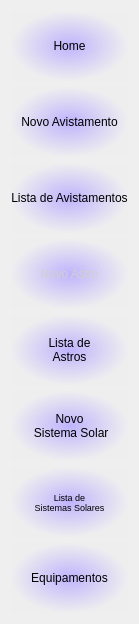
   <widget class="QWidget" name="verticalLayoutWidget">
    <property name="geometry">
     <rect>
      <x>0</x>
      <y>0</y>
      <width>117</width>
      <height>612</height>
     </rect>
    </property>
    <layout class="QVBoxLayout" name="menu">
     <item>
      <widget class="QPushButton" name="abrirFeed">
       <property name="minimumSize">
        <size>
         <width>0</width>
         <height>70</height>
        </size>
       </property>
       <property name="styleSheet">
        <string notr="true">border-color: rgb(255, 255, 255);
background-color: qradialgradient(spread:pad, cx:0.5, cy:0.5, radius:0.5, fx:0.5, fy:0.5, stop:0 rgba(181, 168, 255, 213), stop:1 rgba(195, 187, 255, 4));
border-radius: 0px;</string>
       </property>
       <property name="text">
        <string>Home</string>
       </property>
      </widget>
     </item>
     <item>
      <widget class="QPushButton" name="novoAvistamento">
       <property name="minimumSize">
        <size>
         <width>0</width>
         <height>70</height>
        </size>
       </property>
       <property name="styleSheet">
        <string notr="true">border-color: rgb(255, 255, 255);
background-color: qradialgradient(spread:pad, cx:0.5, cy:0.5, radius:0.5, fx:0.5, fy:0.5, stop:0 rgba(181, 168, 255, 213), stop:1 rgba(195, 187, 255, 4));
border-radius: 0px;</string>
       </property>
       <property name="text">
        <string>Novo Avistamento</string>
       </property>
      </widget>
     </item>
     <item>
      <widget class="QPushButton" name="listaAvistamentos">
       <property name="minimumSize">
        <size>
         <width>0</width>
         <height>70</height>
        </size>
       </property>
       <property name="styleSheet">
        <string notr="true">border-color: rgb(255, 255, 255);
background-color: qradialgradient(spread:pad, cx:0.5, cy:0.5, radius:0.5, fx:0.5, fy:0.5, stop:0 rgba(181, 168, 255, 213), stop:1 rgba(195, 187, 255, 4));
border-radius: 0px;</string>
       </property>
       <property name="text">
        <string>Lista de Avistamentos</string>
       </property>
      </widget>
     </item>
     <item>
      <widget class="QPushButton" name="novoAstro">
       <property name="minimumSize">
        <size>
         <width>0</width>
         <height>70</height>
        </size>
       </property>
       <property name="sizeIncrement">
        <size>
         <width>0</width>
         <height>0</height>
        </size>
       </property>
       <property name="palette">
        <palette>
         <active>
          <colorrole role="WindowText">
           <brush brushstyle="SolidPattern">
            <color alpha="255">
             <red>0</red>
             <green>0</green>
             <blue>0</blue>
            </color>
           </brush>
          </colorrole>
          <colorrole role="Button">
           <brush brushstyle="RadialGradientPattern">
            <gradient centralx="0.500000000000000" centraly="0.500000000000000" focalx="0.500000000000000" focaly="0.500000000000000" radius="0.500000000000000" type="RadialGradient" spread="PadSpread" coordinatemode="ObjectBoundingMode">
             <gradientstop position="0.000000000000000">
              <color alpha="213">
               <red>181</red>
               <green>168</green>
               <blue>255</blue>
              </color>
             </gradientstop>
             <gradientstop position="1.000000000000000">
              <color alpha="4">
               <red>195</red>
               <green>187</green>
               <blue>255</blue>
              </color>
             </gradientstop>
            </gradient>
           </brush>
          </colorrole>
          <colorrole role="Light">
           <brush brushstyle="SolidPattern">
            <color alpha="255">
             <red>255</red>
             <green>255</green>
             <blue>255</blue>
            </color>
           </brush>
          </colorrole>
          <colorrole role="Midlight">
           <brush brushstyle="SolidPattern">
            <color alpha="255">
             <red>227</red>
             <green>227</green>
             <blue>227</blue>
            </color>
           </brush>
          </colorrole>
          <colorrole role="Dark">
           <brush brushstyle="SolidPattern">
            <color alpha="255">
             <red>160</red>
             <green>160</green>
             <blue>160</blue>
            </color>
           </brush>
          </colorrole>
          <colorrole role="Mid">
           <brush brushstyle="SolidPattern">
            <color alpha="255">
             <red>160</red>
             <green>160</green>
             <blue>160</blue>
            </color>
           </brush>
          </colorrole>
          <colorrole role="Text">
           <brush brushstyle="SolidPattern">
            <color alpha="255">
             <red>0</red>
             <green>0</green>
             <blue>0</blue>
            </color>
           </brush>
          </colorrole>
          <colorrole role="BrightText">
           <brush brushstyle="SolidPattern">
            <color alpha="255">
             <red>255</red>
             <green>255</green>
             <blue>255</blue>
            </color>
           </brush>
          </colorrole>
          <colorrole role="ButtonText">
           <brush brushstyle="SolidPattern">
            <color alpha="255">
             <red>0</red>
             <green>0</green>
             <blue>0</blue>
            </color>
           </brush>
          </colorrole>
          <colorrole role="Base">
           <brush brushstyle="RadialGradientPattern">
            <gradient centralx="0.500000000000000" centraly="0.500000000000000" focalx="0.500000000000000" focaly="0.500000000000000" radius="0.500000000000000" type="RadialGradient" spread="PadSpread" coordinatemode="ObjectBoundingMode">
             <gradientstop position="0.000000000000000">
              <color alpha="213">
               <red>181</red>
               <green>168</green>
               <blue>255</blue>
              </color>
             </gradientstop>
             <gradientstop position="1.000000000000000">
              <color alpha="4">
               <red>195</red>
               <green>187</green>
               <blue>255</blue>
              </color>
             </gradientstop>
            </gradient>
           </brush>
          </colorrole>
          <colorrole role="Window">
           <brush brushstyle="RadialGradientPattern">
            <gradient centralx="0.500000000000000" centraly="0.500000000000000" focalx="0.500000000000000" focaly="0.500000000000000" radius="0.500000000000000" type="RadialGradient" spread="PadSpread" coordinatemode="ObjectBoundingMode">
             <gradientstop position="0.000000000000000">
              <color alpha="213">
               <red>181</red>
               <green>168</green>
               <blue>255</blue>
              </color>
             </gradientstop>
             <gradientstop position="1.000000000000000">
              <color alpha="4">
               <red>195</red>
               <green>187</green>
               <blue>255</blue>
              </color>
             </gradientstop>
            </gradient>
           </brush>
          </colorrole>
          <colorrole role="Shadow">
           <brush brushstyle="SolidPattern">
            <color alpha="255">
             <red>105</red>
             <green>105</green>
             <blue>105</blue>
            </color>
           </brush>
          </colorrole>
          <colorrole role="Highlight">
           <brush brushstyle="SolidPattern">
            <color alpha="255">
             <red>0</red>
             <green>120</green>
             <blue>215</blue>
            </color>
           </brush>
          </colorrole>
          <colorrole role="HighlightedText">
           <brush brushstyle="SolidPattern">
            <color alpha="255">
             <red>255</red>
             <green>255</green>
             <blue>255</blue>
            </color>
           </brush>
          </colorrole>
          <colorrole role="Link">
           <brush brushstyle="SolidPattern">
            <color alpha="255">
             <red>0</red>
             <green>0</green>
             <blue>255</blue>
            </color>
           </brush>
          </colorrole>
          <colorrole role="LinkVisited">
           <brush brushstyle="SolidPattern">
            <color alpha="255">
             <red>255</red>
             <green>0</green>
             <blue>255</blue>
            </color>
           </brush>
          </colorrole>
          <colorrole role="AlternateBase">
           <brush brushstyle="SolidPattern">
            <color alpha="255">
             <red>245</red>
             <green>245</green>
             <blue>245</blue>
            </color>
           </brush>
          </colorrole>
          <colorrole role="NoRole">
           <brush brushstyle="SolidPattern">
            <color alpha="255">
             <red>0</red>
             <green>0</green>
             <blue>0</blue>
            </color>
           </brush>
          </colorrole>
          <colorrole role="ToolTipBase">
           <brush brushstyle="SolidPattern">
            <color alpha="255">
             <red>255</red>
             <green>255</green>
             <blue>220</blue>
            </color>
           </brush>
          </colorrole>
          <colorrole role="ToolTipText">
           <brush brushstyle="SolidPattern">
            <color alpha="255">
             <red>0</red>
             <green>0</green>
             <blue>0</blue>
            </color>
           </brush>
          </colorrole>
          <colorrole role="PlaceholderText">
           <brush brushstyle="SolidPattern">
            <color alpha="128">
             <red>0</red>
             <green>0</green>
             <blue>0</blue>
            </color>
           </brush>
          </colorrole>
         </active>
         <inactive>
          <colorrole role="WindowText">
           <brush brushstyle="SolidPattern">
            <color alpha="255">
             <red>208</red>
             <green>208</green>
             <blue>208</blue>
            </color>
           </brush>
          </colorrole>
          <colorrole role="Button">
           <brush brushstyle="RadialGradientPattern">
            <gradient centralx="0.500000000000000" centraly="0.500000000000000" focalx="0.500000000000000" focaly="0.500000000000000" radius="0.500000000000000" type="RadialGradient" spread="PadSpread" coordinatemode="ObjectBoundingMode">
             <gradientstop position="0.000000000000000">
              <color alpha="213">
               <red>181</red>
               <green>168</green>
               <blue>255</blue>
              </color>
             </gradientstop>
             <gradientstop position="1.000000000000000">
              <color alpha="4">
               <red>195</red>
               <green>187</green>
               <blue>255</blue>
              </color>
             </gradientstop>
            </gradient>
           </brush>
          </colorrole>
          <colorrole role="Light">
           <brush brushstyle="SolidPattern">
            <color alpha="255">
             <red>255</red>
             <green>255</green>
             <blue>255</blue>
            </color>
           </brush>
          </colorrole>
          <colorrole role="Midlight">
           <brush brushstyle="SolidPattern">
            <color alpha="255">
             <red>227</red>
             <green>227</green>
             <blue>227</blue>
            </color>
           </brush>
          </colorrole>
          <colorrole role="Dark">
           <brush brushstyle="SolidPattern">
            <color alpha="255">
             <red>64</red>
             <green>65</green>
             <blue>66</blue>
            </color>
           </brush>
          </colorrole>
          <colorrole role="Mid">
           <brush brushstyle="SolidPattern">
            <color alpha="255">
             <red>160</red>
             <green>160</green>
             <blue>160</blue>
            </color>
           </brush>
          </colorrole>
          <colorrole role="Text">
           <brush brushstyle="SolidPattern">
            <color alpha="255">
             <red>208</red>
             <green>208</green>
             <blue>208</blue>
            </color>
           </brush>
          </colorrole>
          <colorrole role="BrightText">
           <brush brushstyle="SolidPattern">
            <color alpha="255">
             <red>255</red>
             <green>51</green>
             <blue>51</blue>
            </color>
           </brush>
          </colorrole>
          <colorrole role="ButtonText">
           <brush brushstyle="SolidPattern">
            <color alpha="255">
             <red>208</red>
             <green>208</green>
             <blue>208</blue>
            </color>
           </brush>
          </colorrole>
          <colorrole role="Base">
           <brush brushstyle="RadialGradientPattern">
            <gradient centralx="0.500000000000000" centraly="0.500000000000000" focalx="0.500000000000000" focaly="0.500000000000000" radius="0.500000000000000" type="RadialGradient" spread="PadSpread" coordinatemode="ObjectBoundingMode">
             <gradientstop position="0.000000000000000">
              <color alpha="213">
               <red>181</red>
               <green>168</green>
               <blue>255</blue>
              </color>
             </gradientstop>
             <gradientstop position="1.000000000000000">
              <color alpha="4">
               <red>195</red>
               <green>187</green>
               <blue>255</blue>
              </color>
             </gradientstop>
            </gradient>
           </brush>
          </colorrole>
          <colorrole role="Window">
           <brush brushstyle="RadialGradientPattern">
            <gradient centralx="0.500000000000000" centraly="0.500000000000000" focalx="0.500000000000000" focaly="0.500000000000000" radius="0.500000000000000" type="RadialGradient" spread="PadSpread" coordinatemode="ObjectBoundingMode">
             <gradientstop position="0.000000000000000">
              <color alpha="213">
               <red>181</red>
               <green>168</green>
               <blue>255</blue>
              </color>
             </gradientstop>
             <gradientstop position="1.000000000000000">
              <color alpha="4">
               <red>195</red>
               <green>187</green>
               <blue>255</blue>
              </color>
             </gradientstop>
            </gradient>
           </brush>
          </colorrole>
          <colorrole role="Shadow">
           <brush brushstyle="SolidPattern">
            <color alpha="255">
             <red>105</red>
             <green>105</green>
             <blue>105</blue>
            </color>
           </brush>
          </colorrole>
          <colorrole role="Highlight">
           <brush brushstyle="SolidPattern">
            <color alpha="255">
             <red>29</red>
             <green>84</green>
             <blue>92</blue>
            </color>
           </brush>
          </colorrole>
          <colorrole role="HighlightedText">
           <brush brushstyle="SolidPattern">
            <color alpha="255">
             <red>240</red>
             <green>240</green>
             <blue>240</blue>
            </color>
           </brush>
          </colorrole>
          <colorrole role="Link">
           <brush brushstyle="SolidPattern">
            <color alpha="255">
             <red>0</red>
             <green>122</green>
             <blue>244</blue>
            </color>
           </brush>
          </colorrole>
          <colorrole role="LinkVisited">
           <brush brushstyle="SolidPattern">
            <color alpha="255">
             <red>165</red>
             <green>122</green>
             <blue>255</blue>
            </color>
           </brush>
          </colorrole>
          <colorrole role="AlternateBase">
           <brush brushstyle="SolidPattern">
            <color alpha="255">
             <red>53</red>
             <green>54</green>
             <blue>55</blue>
            </color>
           </brush>
          </colorrole>
          <colorrole role="NoRole">
           <brush brushstyle="NoBrush">
            <color alpha="255">
             <red>0</red>
             <green>0</green>
             <blue>0</blue>
            </color>
           </brush>
          </colorrole>
          <colorrole role="ToolTipBase">
           <brush brushstyle="SolidPattern">
            <color alpha="255">
             <red>64</red>
             <green>65</green>
             <blue>66</blue>
            </color>
           </brush>
          </colorrole>
          <colorrole role="ToolTipText">
           <brush brushstyle="SolidPattern">
            <color alpha="255">
             <red>208</red>
             <green>208</green>
             <blue>208</blue>
            </color>
           </brush>
          </colorrole>
          <colorrole role="PlaceholderText">
           <brush brushstyle="SolidPattern">
            <color alpha="255">
             <red>127</red>
             <green>127</green>
             <blue>128</blue>
            </color>
           </brush>
          </colorrole>
         </inactive>
         <disabled>
          <colorrole role="WindowText">
           <brush brushstyle="SolidPattern">
            <color alpha="255">
             <red>120</red>
             <green>120</green>
             <blue>120</blue>
            </color>
           </brush>
          </colorrole>
          <colorrole role="Button">
           <brush brushstyle="RadialGradientPattern">
            <gradient centralx="0.500000000000000" centraly="0.500000000000000" focalx="0.500000000000000" focaly="0.500000000000000" radius="0.500000000000000" type="RadialGradient" spread="PadSpread" coordinatemode="ObjectBoundingMode">
             <gradientstop position="0.000000000000000">
              <color alpha="213">
               <red>181</red>
               <green>168</green>
               <blue>255</blue>
              </color>
             </gradientstop>
             <gradientstop position="1.000000000000000">
              <color alpha="4">
               <red>195</red>
               <green>187</green>
               <blue>255</blue>
              </color>
             </gradientstop>
            </gradient>
           </brush>
          </colorrole>
          <colorrole role="Light">
           <brush brushstyle="SolidPattern">
            <color alpha="255">
             <red>255</red>
             <green>255</green>
             <blue>255</blue>
            </color>
           </brush>
          </colorrole>
          <colorrole role="Midlight">
           <brush brushstyle="SolidPattern">
            <color alpha="255">
             <red>247</red>
             <green>247</green>
             <blue>247</blue>
            </color>
           </brush>
          </colorrole>
          <colorrole role="Dark">
           <brush brushstyle="SolidPattern">
            <color alpha="255">
             <red>160</red>
             <green>160</green>
             <blue>160</blue>
            </color>
           </brush>
          </colorrole>
          <colorrole role="Mid">
           <brush brushstyle="SolidPattern">
            <color alpha="255">
             <red>160</red>
             <green>160</green>
             <blue>160</blue>
            </color>
           </brush>
          </colorrole>
          <colorrole role="Text">
           <brush brushstyle="SolidPattern">
            <color alpha="255">
             <red>120</red>
             <green>120</green>
             <blue>120</blue>
            </color>
           </brush>
          </colorrole>
          <colorrole role="BrightText">
           <brush brushstyle="SolidPattern">
            <color alpha="255">
             <red>255</red>
             <green>255</green>
             <blue>255</blue>
            </color>
           </brush>
          </colorrole>
          <colorrole role="ButtonText">
           <brush brushstyle="SolidPattern">
            <color alpha="255">
             <red>120</red>
             <green>120</green>
             <blue>120</blue>
            </color>
           </brush>
          </colorrole>
          <colorrole role="Base">
           <brush brushstyle="RadialGradientPattern">
            <gradient centralx="0.500000000000000" centraly="0.500000000000000" focalx="0.500000000000000" focaly="0.500000000000000" radius="0.500000000000000" type="RadialGradient" spread="PadSpread" coordinatemode="ObjectBoundingMode">
             <gradientstop position="0.000000000000000">
              <color alpha="213">
               <red>181</red>
               <green>168</green>
               <blue>255</blue>
              </color>
             </gradientstop>
             <gradientstop position="1.000000000000000">
              <color alpha="4">
               <red>195</red>
               <green>187</green>
               <blue>255</blue>
              </color>
             </gradientstop>
            </gradient>
           </brush>
          </colorrole>
          <colorrole role="Window">
           <brush brushstyle="RadialGradientPattern">
            <gradient centralx="0.500000000000000" centraly="0.500000000000000" focalx="0.500000000000000" focaly="0.500000000000000" radius="0.500000000000000" type="RadialGradient" spread="PadSpread" coordinatemode="ObjectBoundingMode">
             <gradientstop position="0.000000000000000">
              <color alpha="213">
               <red>181</red>
               <green>168</green>
               <blue>255</blue>
              </color>
             </gradientstop>
             <gradientstop position="1.000000000000000">
              <color alpha="4">
               <red>195</red>
               <green>187</green>
               <blue>255</blue>
              </color>
             </gradientstop>
            </gradient>
           </brush>
          </colorrole>
          <colorrole role="Shadow">
           <brush brushstyle="SolidPattern">
            <color alpha="255">
             <red>0</red>
             <green>0</green>
             <blue>0</blue>
            </color>
           </brush>
          </colorrole>
          <colorrole role="Highlight">
           <brush brushstyle="SolidPattern">
            <color alpha="255">
             <red>29</red>
             <green>84</green>
             <blue>92</blue>
            </color>
           </brush>
          </colorrole>
          <colorrole role="HighlightedText">
           <brush brushstyle="SolidPattern">
            <color alpha="255">
             <red>240</red>
             <green>240</green>
             <blue>240</blue>
            </color>
           </brush>
          </colorrole>
          <colorrole role="Link">
           <brush brushstyle="SolidPattern">
            <color alpha="255">
             <red>0</red>
             <green>122</green>
             <blue>244</blue>
            </color>
           </brush>
          </colorrole>
          <colorrole role="LinkVisited">
           <brush brushstyle="SolidPattern">
            <color alpha="255">
             <red>165</red>
             <green>122</green>
             <blue>255</blue>
            </color>
           </brush>
          </colorrole>
          <colorrole role="AlternateBase">
           <brush brushstyle="SolidPattern">
            <color alpha="255">
             <red>53</red>
             <green>54</green>
             <blue>55</blue>
            </color>
           </brush>
          </colorrole>
          <colorrole role="NoRole">
           <brush brushstyle="NoBrush">
            <color alpha="255">
             <red>0</red>
             <green>0</green>
             <blue>0</blue>
            </color>
           </brush>
          </colorrole>
          <colorrole role="ToolTipBase">
           <brush brushstyle="SolidPattern">
            <color alpha="255">
             <red>64</red>
             <green>65</green>
             <blue>66</blue>
            </color>
           </brush>
          </colorrole>
          <colorrole role="ToolTipText">
           <brush brushstyle="SolidPattern">
            <color alpha="255">
             <red>208</red>
             <green>208</green>
             <blue>208</blue>
            </color>
           </brush>
          </colorrole>
          <colorrole role="PlaceholderText">
           <brush brushstyle="SolidPattern">
            <color alpha="255">
             <red>127</red>
             <green>127</green>
             <blue>128</blue>
            </color>
           </brush>
          </colorrole>
         </disabled>
        </palette>
       </property>
       <property name="autoFillBackground">
        <bool>false</bool>
       </property>
       <property name="styleSheet">
        <string notr="true">border-color: rgb(255, 255, 255);
background-color: qradialgradient(spread:pad, cx:0.5, cy:0.5, radius:0.5, fx:0.5, fy:0.5, stop:0 rgba(181, 168, 255, 213), stop:1 rgba(195, 187, 255, 4));
border-radius: 0px;</string>
       </property>
       <property name="text">
        <string>Novo Astro</string>
       </property>
      </widget>
     </item>
     <item>
      <widget class="QPushButton" name="listaAstros">
       <property name="minimumSize">
        <size>
         <width>0</width>
         <height>70</height>
        </size>
       </property>
       <property name="styleSheet">
        <string notr="true">border-color: rgb(255, 255, 255);
background-color: qradialgradient(spread:pad, cx:0.5, cy:0.5, radius:0.5, fx:0.5, fy:0.5, stop:0 rgba(181, 168, 255, 213), stop:1 rgba(195, 187, 255, 4));
border-radius: 0px;</string>
       </property>
       <property name="text">
        <string>Lista de
Astros</string>
       </property>
      </widget>
     </item>
     <item>
      <widget class="QPushButton" name="novoSistemaSolar">
       <property name="minimumSize">
        <size>
         <width>0</width>
         <height>70</height>
        </size>
       </property>
       <property name="styleSheet">
        <string notr="true">border-color: rgb(255, 255, 255);
background-color: qradialgradient(spread:pad, cx:0.5, cy:0.5, radius:0.5, fx:0.5, fy:0.5, stop:0 rgba(181, 168, 255, 213), stop:1 rgba(195, 187, 255, 4));
border-radius: 0px;
</string>
       </property>
       <property name="text">
        <string>Novo
 Sistema Solar</string>
       </property>
      </widget>
     </item>
     <item>
      <widget class="QPushButton" name="listaSistemaSolares">
       <property name="minimumSize">
        <size>
         <width>1</width>
         <height>70</height>
        </size>
       </property>
       <property name="font">
        <font>
         <pointsize>7</pointsize>
        </font>
       </property>
       <property name="styleSheet">
        <string notr="true">border-color: rgb(255, 255, 255);
background-color: qradialgradient(spread:pad, cx:0.5, cy:0.5, radius:0.5, fx:0.5, fy:0.5, stop:0 rgba(181, 168, 255, 213), stop:1 rgba(195, 187, 255, 4));
border-radius: 0px;</string>
       </property>
       <property name="text">
        <string>Lista de
Sistemas Solares</string>
       </property>
      </widget>
     </item>
     <item>
      <widget class="QPushButton" name="equipamentos">
       <property name="minimumSize">
        <size>
         <width>0</width>
         <height>70</height>
        </size>
       </property>
       <property name="styleSheet">
        <string notr="true">border-color: rgb(255, 255, 255);
background-color: qradialgradient(spread:pad, cx:0.5, cy:0.5, radius:0.5, fx:0.5, fy:0.5, stop:0 rgba(181, 168, 255, 213), stop:1 rgba(195, 187, 255, 4));
border-radius: 0px;</string>
       </property>
       <property name="text">
        <string>Equipamentos</string>
       </property>
      </widget>
     </item>
    </layout>
   </widget>
